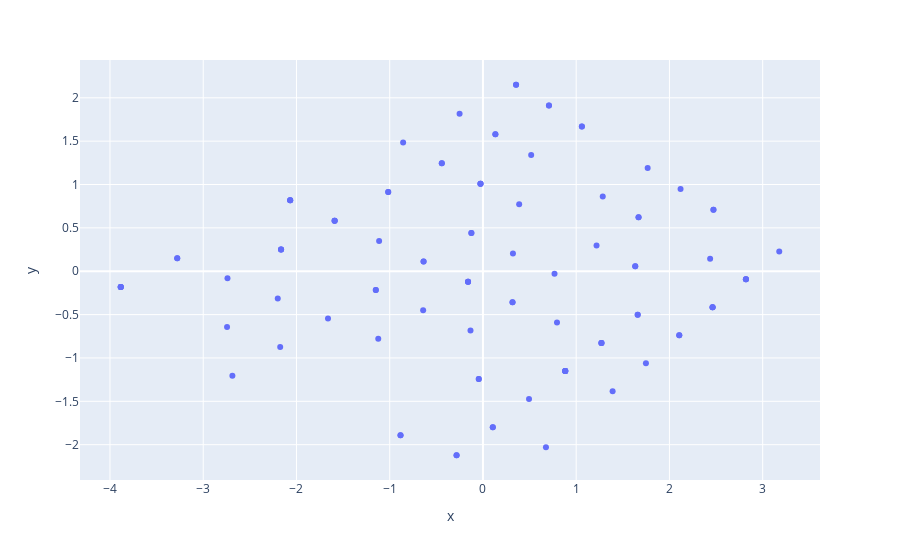

Here is the notebook cell this chart was saved with:
### Code cell
px.scatter(x=Z[:, 0], y=Z[:, 1])
